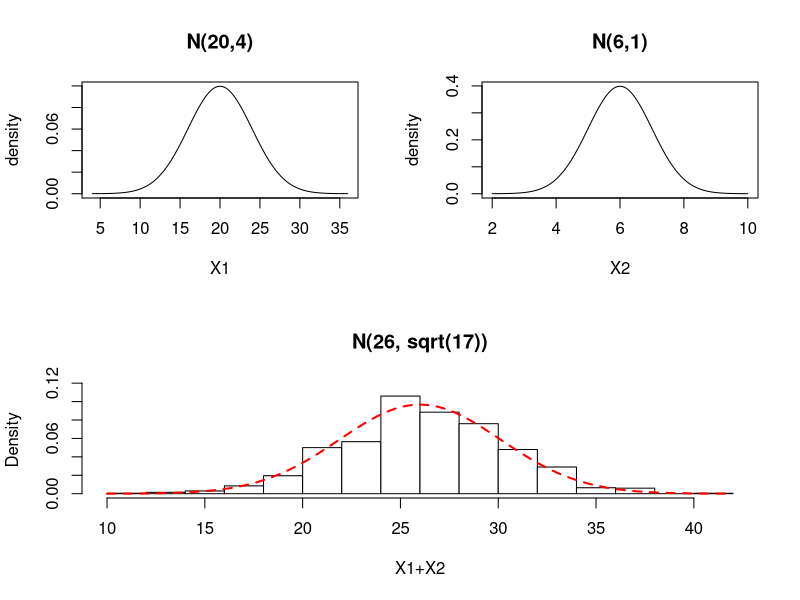

The R source for this figure:
#############################################################
# Note: the code before the example is provided to
# illustrate the theorem:
#   If X1 ~ N(mu1, sigma1) and X2 ~ N(mu2, sigma2), then
#     X1+X2 ~ N(mu1+mu2,   sqrt(sigma1**2 + sigma2**2))
# You do not need to worry about understanding the code,
# but you do need to understand the thereom
#############################################################

####################################################
# histogram with normal distribution
####################################################
hist.norm <- function(X, mu, sigma, ...) { 
  h <- hist(X, plot = FALSE)
  col <- rep("white", length(h$breaks))
  ylim <- NULL
  m <- max( max(h$density), dnorm(mu, mean = mu, sd = sigma))
  m <- m +0.1*m  
  ylim <- c(0,m)
  
  hist(X, prob = TRUE, ylim = ylim, col = col, ...)
  
  curve(dnorm(x, mean = mu, sd = sigma), col = "red", lty = 2, lwd = 2, 
        add = TRUE)
}

####################################################
# normal density: graphs normal density with 
# x range of (mu - r*sigma) to (mu + r* sigma)
####################################################
norm.density <- function(mu, sigma, r=4, main = NULL, ylab = "density", ...) {
  x <- seq(mu-r*sigma, mu+r*sigma, length.out = 100)
  if (is.null(main)) main <- paste("N(", mu, ",", sigma, ")", sep = "")
  plot(x, dnorm(x, mean = mu, sd = sigma), type = "l",
       ylab = ylab, main = main, ...)  
}

  
#############################################################
# We will visualize the distribution of X1 + X2 where
# X1 ~ N(20,4) and X2 ~ N(6,1)
# Theorem:
#   If X1 ~ N(mu1, sigma1) and X2 ~ N(mu2, sigma2), then
#   X1+X2 ~ N(mu1+mu2,   sqrt(sigma1**2 + sigma2**2))
#############################################################

mu1 <- 20
sigma1 <- 4

mu2 <- 6
sigma2 <- 1

# finds the sum of X1 and X2 where 
# X1 ~ N(mu1, sigma1) and X2 ~ N(mu2, sigma2)
add.norm <- function(mu1,sigma1, mu2,sigma2) {
  x1 <- rnorm(1, mean = mu1, sd = sigma1)
  x2 <- rnorm(1, mean = mu2, sd = sigma2)
  x1+x2
}


x <- replicate(1000, add.norm(mu1,sigma1,mu2,sigma2))

mu12 <- mu1+mu2
sigma12 <- sqrt(sigma1**2+sigma2**2)

split.screen(c(2,1))           # splits screen into 2 rows
split.screen(c(1,2))           # splits 1st row into 2 columns
screen(3)                      # select top left
norm.density(mu1, sigma1, xlab = "X1")
screen(4)                      # select top right
norm.density(mu2, sigma2, xlab = "X2")
screen(2)                      # select bottom 
hist.norm(x, mu = mu12, sigma = sigma12,
          main = "N(26, sqrt(17))", xlab = "X1+X2")
close.screen(all=TRUE)


##################################################################
# Example: In a survey of 2600 individuals, 110 out of 1120 males 
# were red-green color-blind and 10 out of 1480 females were
# red-green colorblind. Is there a signifcant relationship 
# (at p < 0.05) between sex and red-green color-blindness?
# Answer this question by carrying out the steps below.
##################################################################

#1. State the null and alternative hypotheses

#2. Find the test statistic

#3. Find the p-value

#4. State the conclusion


